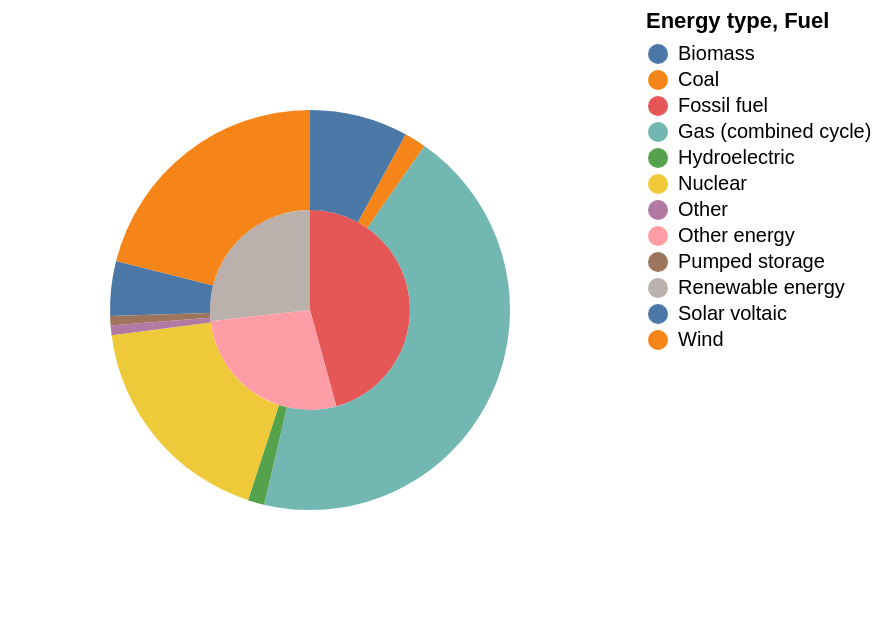

The notebook cell this image was saved under:
### Markdown cell above
### Combining Pie-Chart and Donut graphs

This looks good for a donut form of our main data (and it looks like the equivalent of our original pie chart).

- Next we want to put the two parts we have been working on together. 
- We have seen already we can do that by calculating both charts separately and then 'adding' them together to get them to appear on top of each other. 
- The thing we need to do is just make sure that the radius of each part makes sense and fits together. But, doing that and putting together what we have to build this overall visualisation up, gives the following:

### Code cell
# Create a pie chart using the energy DataFrame with a specified radius.
chart1 = alt.Chart(energy).mark_arc(radius=50).encode(
    # Encode the 'Overall_Percentage' field as the theta (angle) of the arc, specifying it as quantitative data.
    theta=alt.Theta('Overall_Percentage:Q'),
    # Encode the 'Energy type' field as the color of the arc, specifying it as nominal data to differentiate categories.
    color=alt.Color('Energy type:N'),
    # Add a tooltip to display additional information when hovering over each arc segment.
    # The tooltip includes 'Energy type', 'Overall_generated_value', and 'Overall_Percentage' fields.
    tooltip=['Energy type:N', 'Overall_generated_value:Q', 'Overall_Percentage:Q']
).transform_aggregate(
    # Aggregate the data to calculate the total percentage for each energy type.
    Overall_Percentage='sum(Percentage)',
    # Aggregate the data to calculate the total generated value for each energy type.
    Overall_generated_value='sum(Generated value)',
    # Group the aggregation by 'Energy type' to perform the calculations for each unique energy type.
    groupby=['Energy type']
)

# Create a donut chart using the energy DataFrame with specified inner and outer radii.
chart2 = alt.Chart(energy).mark_arc(innerRadius=50, radius=100).encode(
    # Encode the 'Percentage' field as the theta (angle) of the arc, specifying it as quantitative data.
    theta=alt.Theta('Percentage:Q'),
    # Encode the 'Fuel' field as the color of the arc, specifying it as nominal data to differentiate categories.
    color=alt.Color('Fuel:N'),
    # Add a tooltip to display additional information when hovering over each arc segment.
    # The tooltip includes 'Fuel', 'Generated value', and 'Percentage' fields.
    tooltip=['Fuel', 'Generated value', 'Percentage']
)

# Combine chart1 and chart2, overlaying the pie chart and donut chart.
chart1 + chart2

### Figure 1 — Vega-Lite specification as saved in the notebook (floating-point values rounded to 4 significant figures)
{"config": {"view": {"continuousWidth": 300, "continuousHeight": 300}}, "layer": [{"mark": {"type": "arc", "radius": 50}, "encoding": {"color": {"field": "Energy type", "type": "nominal"}, "theta": {"field": "Overall_Percentage", "type": "quantitative"}, "tooltip": [{"field": "Energy type", "type": "nominal"}, {"field": "Overall_generated_value", "type": "quantitative"}, {"field": "Overall_Percentage", "type": "quantitative"}]}, "transform": [{"aggregate": [{"op": "sum", "field": "Percentage", "as": "Overall_Percentage"}, {"op": "sum", "field": "Generated value", "as": "Overall_generated_value"}], "groupby": ["Energy type"]}]}, {"mark": {"type": "arc", "innerRadius": 50, "radius": 100}, "encoding": {"color": {"field": "Fuel", "type": "nominal"}, "theta": {"field": "Percentage", "type": "quantitative"}, "tooltip": [{"field": "Fuel", "type": "nominal"}, {"field": "Generated value", "type": "quantitative"}, {"field": "Percentage", "type": "quantitative"}]}}], "data": {"name": "data-db7b795b706e1e22da38045e1a1899b9"}, "$schema": "https://vega.github.io/schema/vega-lite/v5.8.0.json", "datasets": {"data-db7b795b706e1e22da38045e1a1899b9": [{"Fuel": "Coal", "Generated value": 0.49, "Percentage": 1.6, "Energy type": "Fossil fuel"}, {"Fuel": "Gas (combined cycle)", "Generated value": 12.06, "Percentage": 39.9, "Energy type": "Fossil fuel"}, {"Fuel": "Solar voltaic", "Generated value": 1.22, "Percentage": 4.0, "Energy type": "Renewable energy"}, {"Fuel": "Wind", "Generated value": 5.79, "Percentage": 19.1, "Energy type": "Renewable energy"}, {"Fuel": "Hydroelectric", "Generated value": 0.38, "Percentage": 1.2, "Energy type": "Renewable energy"}, {"Fuel": "Pumped storage", "Generated value": 0.21, "Percentage": 0.7, "Energy type": "Other energy"}, {"Fuel": "Nuclear", "Generated value": 4.94, "Percentage": 16.3, "Energy type": "Other energy"}, {"Fuel": "Biomass", "Generated value": 2.18, "Percentage": 7.2, "Energy type": "Other energy"}, {"Fuel": "Other", "Generated value": 0.21, "Percentage": 0.7, "Energy type": "Other energy"}]}}
